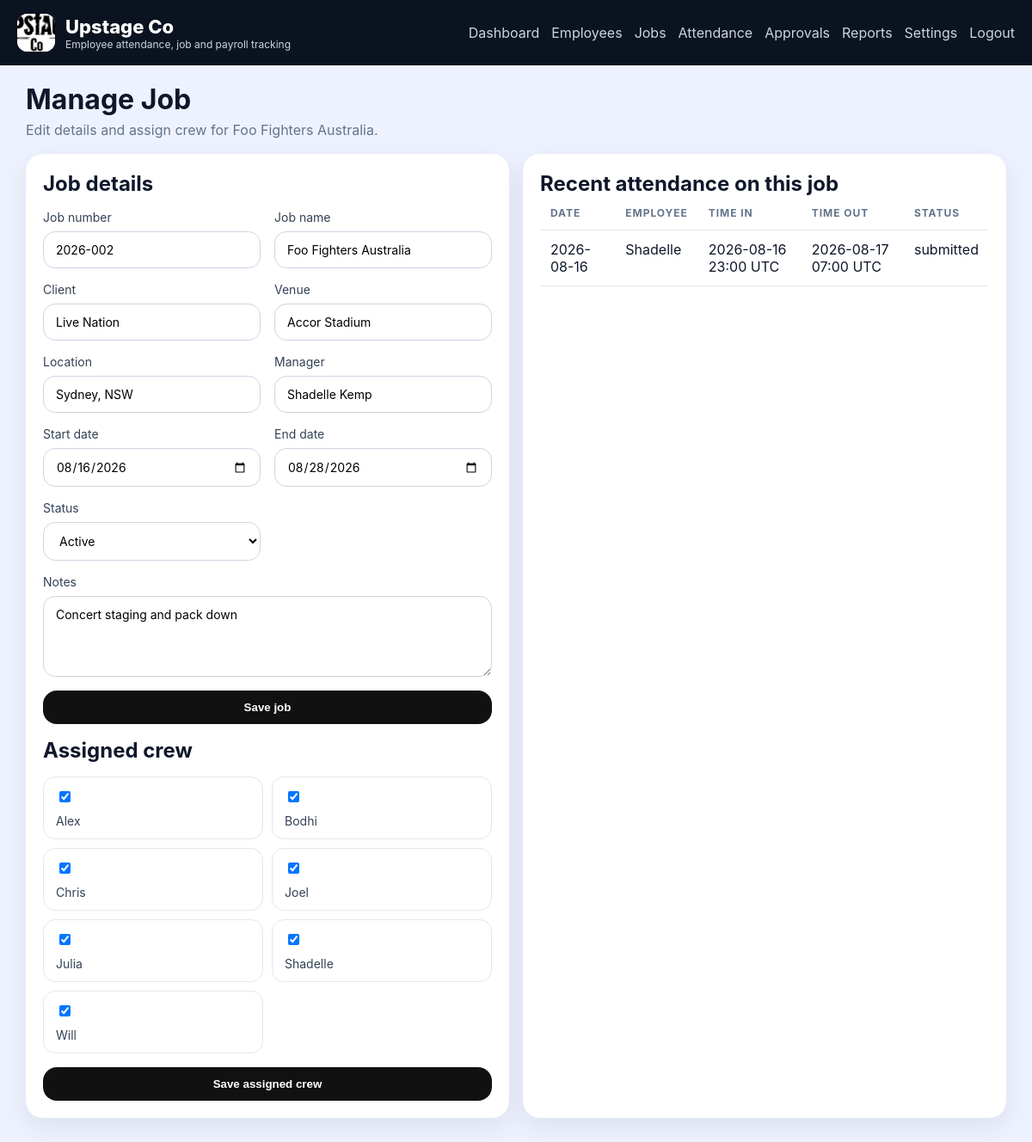
/admin/jobs/2 (signed in), run on an earlier commit of the app's database.
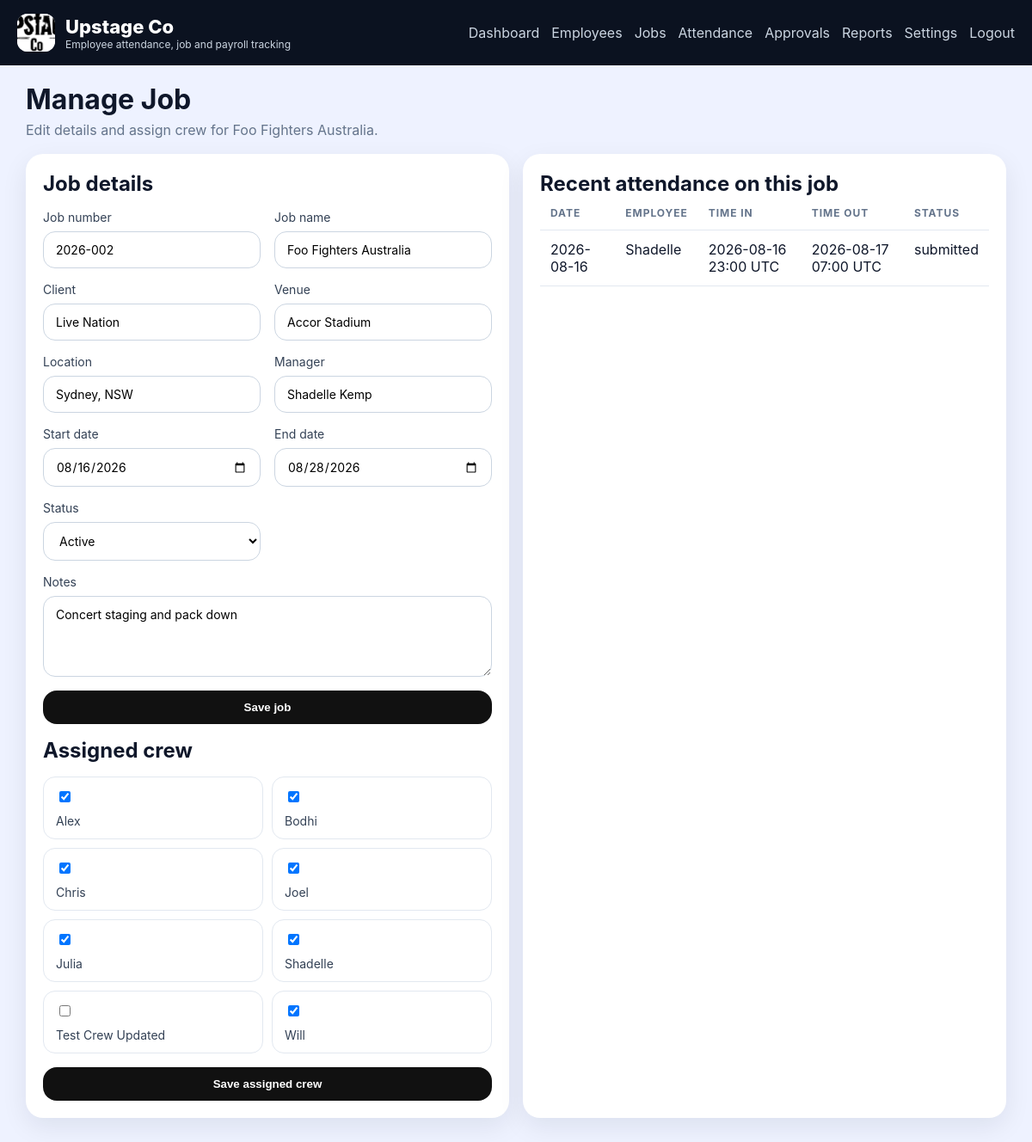
And on a later commit of the database.
### app.py (models this page shows, shortened)
class User(db.Model):
    id = db.Column(db.Integer, primary_key=True)
    uuid = db.Column(db.String(36), default=lambda: str(uuid.uuid4()), unique=True)
    full_name = db.Column(db.String(120), nullable=False)
    email = db.Column(db.String(120), unique=True, nullable=False)
    password_hash = db.Column(db.String(255), nullable=False)
    role = db.Column(db.String(20), nullable=False, default="employee")
    active = db.Column(db.Boolean, default=True)
    department = db.Column(db.String(100), default="Operations")
    pay_category = db.Column(db.String(100), default="Ordinary Hours")
    xero_employee_id = db.Column(db.String(120), nullable=True)
    created_at = db.Column(db.DateTime, default=lambda: datetime.now(timezone.utc))

class Attendance(db.Model):
    id = db.Column(db.Integer, primary_key=True)
    attendance_uuid = db.Column(db.String(36), default=lambda: str(uuid.uuid4()), unique=True)
    user_id = db.Column(db.Integer, db.ForeignKey("user.id"), nullable=False)
    job_id = db.Column(db.Integer, db.ForeignKey("job.id"), nullable=False)
    status = db.Column(db.String(50), default="working")
    date = db.Column(db.Date, default=lambda: datetime.now(timezone.utc).date())
    time_in_at = db.Column(db.DateTime, nullable=False)
    time_out_at = db.Column(db.DateTime, nullable=True)
    time_in_device_at = db.Column(db.DateTime, nullable=True)
    time_out_device_at = db.Column(db.DateTime, nullable=True)
    offline_time_in = db.Column(db.Boolean, default=False)
    offline_time_out = db.Column(db.Boolean, default=False)
    time_in_photo = db.Column(db.String(255), nullable=True)
    time_out_photo = db.Column(db.String(255), nullable=True)
    time_in_lat = db.Column(db.Float, nullable=True)
    time_in_lng = db.Column(db.Float, nullable=True)
    time_out_lat = db.Column(db.Float, nullable=True)
    time_out_lng = db.Column(db.Float, nullable=True)
    time_in_address = db.Column(db.String(255), nullable=True)
    time_out_address = db.Column(db.String(255), nullable=True)
    time_in_device = db.Column(db.String(255), nullable=True)
    time_out_device = db.Column(db.String(255), nullable=True)
    work_summary = db.Column(db.Text, default="")
    notes = db.Column(db.Text, default="")
    final_job_photo = db.Column(db.String(255), nullable=True)
    total_break_minutes = db.Column(db.Integer, default=0)
    paid_break_minutes = db.Column(db.Integer, default=0)
    unpaid_break_minutes = db.Column(db.Integer, default=0)
    net_minutes = db.Column(db.Integer, default=0)
    approval_status = db.Column(db.String(50), default="draft")
    approver_id = db.Column(db.Integer, db.ForeignKey("user.id"), nullable=True)
    approval_note = db.Column(db.Text, default="")
    approved_at = db.Column(db.DateTime, nullable=True)
    geofence_status = db.Column(db.String(30), default="unknown")
    last_synced_at = db.Column(db.DateTime, default=lambda: datetime.now(timezone.utc))
    edited_after_approval = db.Column(db.Boolean, default=False)

### app.py (the view)
@app.route("/admin/jobs/<int:job_id>")
@login_required(role="admin")
def admin_job_detail_page(job_id):
    job = Job.query.get_or_404(job_id)
    employees = User.query.filter_by(role="employee").order_by(User.full_name.asc()).all()
    assigned_ids = [row.user_id for row in JobAssignment.query.filter_by(job_id=job.id).all()]
    recent_rows = Attendance.query.filter_by(job_id=job.id).order_by(Attendance.time_in_at.desc()).limit(20).all()
    return render_template("admin_job_detail.html", job=job, employees=employees, assigned_ids=assigned_ids, recent_rows=recent_rows, users=User)

### app.py (called while the page is built)
def ensure_utc_naive(value):
    if value is None:
        return None
    if value.tzinfo is not None:
        return value.astimezone(timezone.utc).replace(tzinfo=None)
    return value

def dtfmt(value):
    if not value:
        return "-"
    value = ensure_utc_naive(value)
    return value.strftime("%Y-%m-%d %H:%M UTC")

@app.context_processor
def inject_helpers():
    settings = CompanySettings.query.first()
    return {"current_user": current_user, "company_settings": settings}

def current_user():
    uid = session.get("user_id")
    if not uid:
        return None
    return User.query.get(uid)

def login_required(role=None):
    def deco(fn):
        @wraps(fn)
        def wrapped(*args, **kwargs):
            user = current_user()
            if not user:
                return redirect(url_for("login"))
            if role and user.role != role:
                return redirect(url_for("index"))
            return fn(*args, **kwargs)
        return wrapped
    return deco

### templates/admin_job_detail.html (shortened to what this page needs)
{% extends 'base.html' %}
{% block content %}
<div class="page-title"><h1>Manage Job</h1><p>Edit details and assign crew for {{ job.name }}.</p></div>
<div class="grid two-col">
  <div class="card stack gap-md">
    <h2>Job details</h2>
    <div class="grid two-col">
      <label>Job number<input id="job_number" value="{{ job.job_number }}"></label>
      <label>Job name<input id="name" value="{{ job.name }}"></label>
      <label>Client<input id="client" value="{{ job.client }}"></label>
      <label>Venue<input id="venue" value="{{ job.venue }}"></label>
      <label>Location<input id="location" value="{{ job.location }}"></label>
      <label>Manager<input id="manager_name" value="{{ job.manager_name }}"></label>
      <label>Start date<input id="start_date" type="date" value="{{ job.start_date }}"></label>
      <label>End date<input id="end_date" type="date" value="{{ job.end_date }}"></label>
      <label>Status<select id="status"><option {{ 'selected' if job.status=='Active' else '' }}>Active</option></select></label>
    </div>
    <label>Notes<textarea id="notes" rows="4">{{ job.notes }}</textarea></label>
    <button class="btn primary" onclick="saveJob()">Save job</button>
    <h2>Assigned crew</h2>
    <div class="checkbox-grid">
      {% for employee in employees %}
        <label class="check-chip"><input type="checkbox" class="crew-check" value="{{ employee.id }}" {{ 'checked' if employee.id in assigned_ids else '' }}> {{ employee.full_name }}</label>
      {% endfor %}
    </div>
    <button class="btn primary" onclick="saveCrew()">Save assigned crew</button>
  </div>
  <div class="card">
    <h2>Recent attendance on this job</h2>
    <table>
      <thead><tr><th>Date</th><th>Employee</th><th>Time In</th><th>Time Out</th><th>Status</th></tr></thead>
      <tbody>
      {% for row in recent_rows %}
        <tr><td>{{ row.date }}</td><td>{{ users.query.get(row.user_id).full_name }}</td><td>{{ row.time_in_at|dtfmt }}</td><td>{{ row.time_out_at|dtfmt }}</td><td>{{ row.approval_status }}</td></tr>
      {% else %}
        <tr><td colspan="5">No attendance on this job yet.</td></tr>
      {% endfor %}
      </tbody>
    </table>
  </div>
</div>
{% endblock %}

What changed in the data, as far as the page shows it:
added User: full_name "Test Crew Updated"
